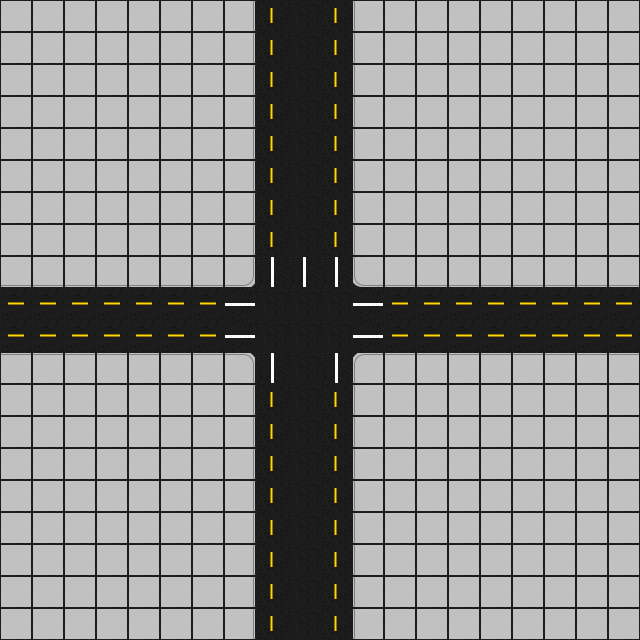

Below is a game level as drawn by its tile map, then a one-line description and the .tmx file that defines it, in full:
An orthogonal 20x20 tile map with 32x32 px tiles, 1 tile layer (Tile Layer 1) and 8 objects (6x car, pjesak, wall).

<map version="1.10" tiledversion="1.10.2" orientation="orthogonal" renderorder="right-down" width="20" height="20" tilewidth="32" tileheight="32" infinite="0" nextlayerid="5" nextobjectid="9">
 <tileset firstgid="1" source="str.tsx" />
 <layer id="1" name="Tile Layer 1" width="20" height="20">
  <data encoding="csv">
49,49,49,49,49,49,49,2,4,25,4,6,49,49,49,49,49,49,49,49,
49,49,49,49,49,49,49,2,4,25,4,6,49,49,49,49,49,49,49,49,
49,49,49,49,49,49,49,2,4,25,4,6,49,49,49,49,49,49,49,49,
49,49,49,49,49,49,49,2,4,25,4,6,49,49,49,49,49,49,49,49,
49,49,49,49,49,49,49,2,4,25,4,6,49,49,49,49,49,49,49,49,
49,49,49,49,49,49,49,2,4,25,4,6,49,49,49,49,49,49,49,49,
49,49,49,49,49,49,49,2,4,25,4,6,49,49,49,49,49,49,49,49,
49,49,49,49,49,49,49,2,4,25,4,6,49,49,49,49,49,49,49,49,
8,8,8,8,8,8,8,9,10,10,10,13,8,8,8,8,8,8,8,8,
22,22,22,22,22,22,22,20,25,25,25,20,22,22,22,22,22,22,22,22,
22,22,22,22,22,22,22,20,25,25,25,20,22,22,22,22,22,22,22,22,
36,36,36,36,36,36,36,37,10,25,10,41,36,36,36,36,36,36,36,36,
49,49,49,49,49,49,49,2,4,25,4,6,49,49,49,49,49,49,49,49,
49,49,49,49,49,49,49,2,4,25,4,6,49,49,49,49,49,49,49,49,
49,49,49,49,49,49,49,2,4,25,4,6,49,49,49,49,49,49,49,49,
49,49,49,49,49,49,49,2,4,25,4,6,49,49,49,49,49,49,49,49,
49,49,49,49,49,49,49,2,4,25,4,6,49,49,49,49,49,49,49,49,
49,49,49,49,49,49,49,2,4,25,4,6,49,49,49,49,49,49,49,49,
49,49,49,49,49,49,49,2,4,25,4,6,49,49,49,49,49,49,49,49,
49,49,49,49,49,49,49,2,4,25,4,6,49,49,49,49,49,49,49,49
</data>
 </layer>
 <objectgroup id="2" name="pjesaci" visible="0">
  <object id="1" name="trpimir" type="pjesak" x="224" y="256" width="160" height="32">
   <properties>
    <property name="direction" value="left" />
   </properties>
  </object>
 </objectgroup>
 <objectgroup id="3" name="cars" visible="0">
  <object id="7" name="6" type="car" x="320" y="576" width="30" height="30">
   <properties>
    <property name="action" value="forward" />
    <property name="orientation" value="up" />
    <property name="turn" value="right" />
   </properties>
  </object>
  <object id="5" name="5" type="car" x="160" y="320" width="30" height="30">
   <properties>
    <property name="action" value="forward" />
    <property name="orientation" value="right" />
    <property name="turn" value="right" />
   </properties>
  </object>
  <object id="2" name="4" type="car" x="256" y="416" width="30" height="30">
   <properties>
    <property name="action" value="forward" />
    <property name="orientation" value="up" />
   </properties>
  </object>
  <object id="6" name="3" type="car" x="544" y="288" width="30" height="30">
   <properties>
    <property name="action" value="forward" />
    <property name="orientation" value="left" />
    <property name="turn" value="right" />
   </properties>
  </object>
  <object id="4" name="2" type="car" x="416" y="288" width="30" height="30">
   <properties>
    <property name="action" value="forward" />
    <property name="orientation" value="left" />
   </properties>
  </object>
  <object id="3" name="1" type="car" x="256" y="32" width="30" height="30">
   <properties>
    <property name="action" value="forward" />
    <property name="orientation" value="down" />
    <property name="turn" value="right" />
   </properties>
  </object>
 </objectgroup>
 <objectgroup id="4" name="walls" visible="0">
  <object id="8" name="zid" type="wall" x="256" y="288" width="96" height="68.75" />
 </objectgroup>
</map>
